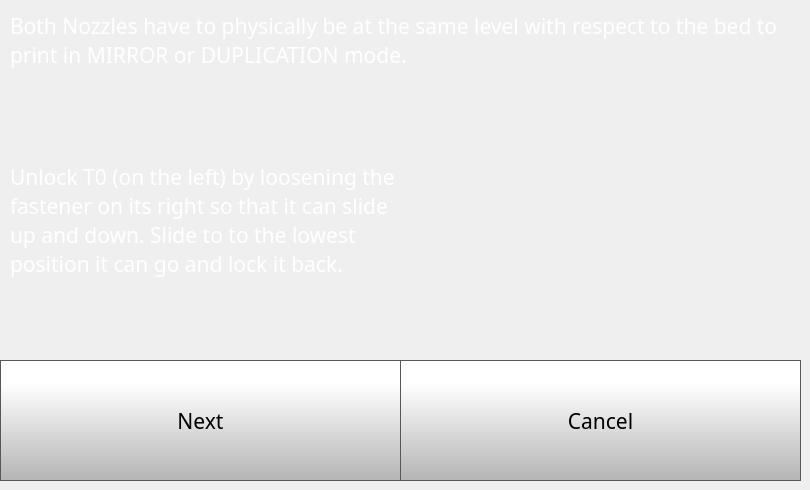
    <widget class="QWidget" name="idexConfigStep1Page">
     <widget class="QLabel" name="calibrateLabel_8">
      <property name="geometry">
       <rect>
        <x>10</x>
        <y>10</y>
        <width>781</width>
        <height>61</height>
       </rect>
      </property>
      <property name="font">
       <font>
        <family>Gotham</family>
        <pointsize>16</pointsize>
        <bold>false</bold>
       </font>
      </property>
      <property name="styleSheet">
       <string notr="true">color: rgb(255, 255, 255);</string>
      </property>
      <property name="text">
       <string>Both Nozzles have to physically be at the same level with respect to the bed to print in MIRROR or DUPLICATION mode.</string>
      </property>
      <property name="wordWrap">
       <bool>true</bool>
      </property>
     </widget>
     <widget class="QLabel" name="calibrateLabel_14">
      <property name="geometry">
       <rect>
        <x>10</x>
        <y>80</y>
        <width>391</width>
        <height>281</height>
       </rect>
      </property>
      <property name="font">
       <font>
        <family>Gotham</family>
        <pointsize>16</pointsize>
        <bold>false</bold>
       </font>
      </property>
      <property name="styleSheet">
       <string notr="true">color: rgb(255, 255, 255);</string>
      </property>
      <property name="text">
       <string>Unlock T0 (on the left) by loosening the fastener on its right so that it can slide up and down. Slide to to the lowest position it can go and lock it back.</string>
      </property>
      <property name="wordWrap">
       <bool>true</bool>
      </property>
     </widget>
     <widget class="QPushButton" name="idexConfigStep1NextButton">
      <property name="geometry">
       <rect>
        <x>0</x>
        <y>360</y>
        <width>401</width>
        <height>121</height>
       </rect>
      </property>
      <property name="font">
       <font>
        <family>Gotham</family>
        <pointsize>16</pointsize>
       </font>
      </property>
      <property name="styleSheet">
       <string notr="true">QPushButton {
     border: 1px solid rgb(87, 87, 87);
	background-color: qlineargradient(spread:pad, x1:0, y1:1, x2:0, y2:0.188, stop:0 rgba(180, 180, 180, 255), stop:1 rgba(255, 255, 255, 255));


}

QPushButton:pressed {
    background-color: qlineargradient(x1: 0, y1: 0, x2: 0, y2: 1,
                                      stop: 0 #dadbde, stop: 1 #f6f7fa);
}

QPushButton:flat {
    border: none; /* no border for a flat push button */
}

QPushButton:default {
    border-color: navy; /* make the default button prominent */
}

QPushButton:focus {
	outline: none;
}</string>
      </property>
      <property name="text">
       <string>Next</string>
      </property>
      <property name="iconSize">
       <size>
        <width>40</width>
        <height>40</height>
       </size>
      </property>
     </widget>
     <widget class="QPushButton" name="idexConfigStep1CancelButton">
      <property name="enabled">
       <bool>true</bool>
      </property>
      <property name="geometry">
       <rect>
        <x>400</x>
        <y>360</y>
        <width>401</width>
        <height>121</height>
       </rect>
      </property>
      <property name="font">
       <font>
        <family>Gotham</family>
        <pointsize>16</pointsize>
       </font>
      </property>
      <property name="styleSheet">
       <string notr="true">QPushButton {
     border: 1px solid rgb(87, 87, 87);
	background-color: qlineargradient(spread:pad, x1:0, y1:1, x2:0, y2:0.188, stop:0 rgba(180, 180, 180, 255), stop:1 rgba(255, 255, 255, 255));


}

QPushButton:pressed {
    background-color: qlineargradient(x1: 0, y1: 0, x2: 0, y2: 1,
                                      stop: 0 #dadbde, stop: 1 #f6f7fa);
}

QPushButton:flat {
    border: none; /* no border for a flat push button */
}

QPushButton:default {
    border-color: navy; /* make the default button prominent */
}

QPushButton:focus {
	outline: none;
}</string>
      </property>
      <property name="text">
       <string>Cancel</string>
      </property>
      <property name="iconSize">
       <size>
        <width>40</width>
        <height>40</height>
       </size>
      </property>
     </widget>
     <widget class="QLabel" name="Nozzlelevel1">
      <property name="geometry">
       <rect>
        <x>410</x>
        <y>90</y>
        <width>361</width>
        <height>261</height>
       </rect>
      </property>
      <property name="text">
       <string/>
      </property>
      <property name="alignment">
       <set>Qt::AlignCenter</set>
      </property>
     </widget>
    </widget>
